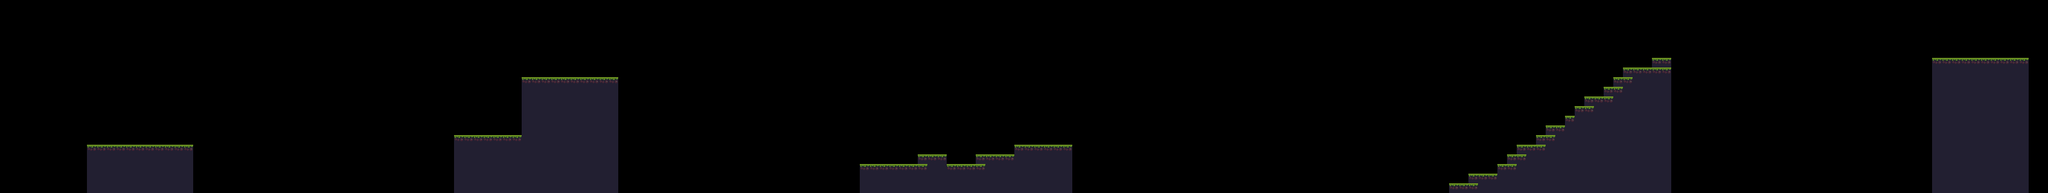

The image is a tile-based game level rendered from a .tmx file. Its description and source (layers, tilesets, objects; grid data summarised) follow:
An orthogonal 212x20 tile map with 16x16 px tiles, 1 tile layer (walls), 3 tilesets.

<map version="1.10" tiledversion="1.11.2" orientation="orthogonal" renderorder="right-down" width="212" height="20" tilewidth="16" tileheight="16" infinite="0" nextlayerid="5" nextobjectid="1">
 <tileset firstgid="1" name="tileSet-hd" tilewidth="16" tileheight="16" tilecount="72" columns="12">
  <image source="img/TileSet/tileSet2.png" trans="fe80fe" width="192" height="96" />
 </tileset>
 <tileset firstgid="73" name="tilSet2" tilewidth="16" tileheight="16" tilecount="72" columns="12">
  <image source="img/TileSet/tileSet2.png" width="192" height="96" />
 </tileset>
 <tileset firstgid="145" name="walls-stone" tilewidth="16" tileheight="16" tilecount="1" columns="1">
  <image source="img/walls/stone.png" width="16" height="16" />
 </tileset>
 <layer id="2" name="walls" width="212" height="20">
  <data>[4240 cells, 614 non-empty, 2 distinct tile ids]</data>
 </layer>
</map>
